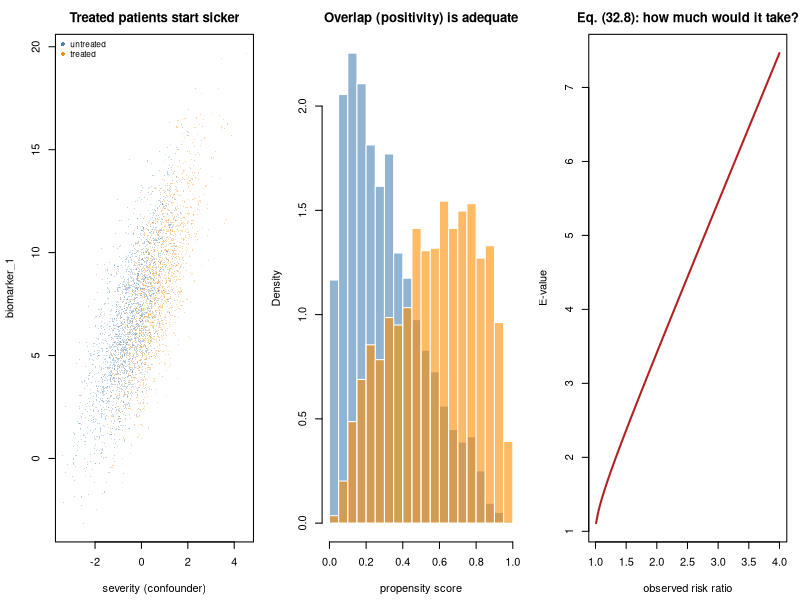

Write R code to recreate this figure.
#' ---
#' title: "Exercise 4 - Answer a causal question from observational data"
#' output: html_document
#' ---
#'
#' **Curriculum link:** `stats.md` -> Topics 11, 15, 32, 34
#' **Core modules used:** 11, 32, 34, 28b
#'
#' ## The brief
#'
#' A registry contains 4,000 patients. Some received drug A; the rest did not.
#' Does drug A improve the biomarker response?
#'
#' You are given `severity`, `biomarker_0`, `age`, `treated`, a
#' post-treatment `toxicity` flag, and the outcome `biomarker_1`.
#'
#' The temptation is to regress the outcome on everything available. Resist
#' it. Which variables you adjust for is a **causal** decision, not a
#' statistical one, and the data cannot make it for you. Adjusting for more
#' variables is not safer - one of the variables above will make your answer
#' *worse*.
#'
#' ## The causal structure
#'
#' ```
#'        severity --------------+
#'           |                   |
#'           v                   v
#'        treated ---------> biomarker_1
#'           |                   ^
#'           v                   |
#'        toxicity <----- frailty (UNMEASURED)
#'
#'        age -> severity        (age also affects the outcome directly)
#'        biomarker_0 -> biomarker_1,  biomarker_0 -> treated
#' ```
#'
#' * `severity` and `biomarker_0` are **confounders** -> adjust.
#' * `toxicity` is a **collider**: treatment and the unmeasured `frailty`
#'   both cause it, and frailty also causes the outcome. Conditioning on it
#'   opens the path `treated -> toxicity <- frailty -> biomarker_1`.

#+ setup, message = FALSE
MODULE_NAME <- "E4_causal_question"
OUT <- file.path(Sys.getenv("STATS_OUT", unset = "results"), MODULE_NAME)
dir.create(OUT, recursive = TRUE, showWarnings = FALSE)
header <- function(txt) cat("\n", strrep("=", 72), "\n", txt, "\n",
                            strrep("=", 72), "\n", sep = "")
TRUE_ATE <- -1.50     # the estimand: average treatment effect on biomarker_1

#' ## The data

#+ data
make_registry <- function(seed = 3, n = 4000, ate = TRUE_ATE, unmeasured = 0) {
  set.seed(seed)
  age <- rnorm(n, 64, 11)
  ## Frailty is NEVER returned. It always affects the outcome and the toxicity
  ## risk; `unmeasured` additionally makes it affect TREATMENT, which is what
  ## turns it into a confounder (Q5).
  frailty <- rnorm(n)
  severity <- 0.045*(age - 64) + rnorm(n) + unmeasured*frailty
  biomarker_0 <- 10 + 1.4*severity + rnorm(n, 0, 1.2)
  ## CONFOUNDING BY INDICATION: sicker patients are more likely to be treated.
  lp_t <- -0.4 + 0.95*severity + 0.22*(biomarker_0 - 10) + unmeasured*frailty
  treated <- rbinom(n, 1, plogis(lp_t))
  biomarker_1 <- 8 + ate*treated + 1.7*severity + 0.55*(biomarker_0 - 10) +
    0.02*(age - 64) + 1.6*frailty + rnorm(n, 0, 1.2)
  ## COLLIDER: a common effect of treatment and frailty.
  toxicity <- rbinom(n, 1, plogis(-1.0 + 2.0*treated + 2.2*frailty))
  data.frame(age, severity, biomarker_0, treated, toxicity, biomarker_1)
}
header("The registry")
reg <- make_registry()
cat(sprintf("  n = %d, treated = %d (%.1f%%)\n", nrow(reg), sum(reg$treated),
            100*mean(reg$treated)))
cat(sprintf("\n  %-16s%12s%12s%12s\n", "variable", "untreated", "treated",
            "std. diff"))
for (v in c("age", "severity", "biomarker_0", "toxicity", "biomarker_1")) {
  a <- reg[[v]][reg$treated == 0]; b <- reg[[v]][reg$treated == 1]
  sd_p <- sqrt((var(a) + var(b))/2)
  cat(sprintf("  %-16s%12.3f%12.3f%12.3f\n", v, mean(a), mean(b),
              (mean(b) - mean(a))/sd_p))
}
cat("\n  A standardised difference above ~0.1 marks an imbalanced covariate.\n")
cat("  The treated patients are SICKER at baseline - that is the whole\n")
cat("  problem, and it is visible before any modelling.\n")

#' ### Q1: The naive answer, and why it has the wrong sign

#+ q1
## ---- YOUR CODE HERE ----------------------------------------------------

## ---- SOLUTION (uncomment to check) -------------------------------------
# naive <- mean(reg$biomarker_1[reg$treated == 1]) -
#          mean(reg$biomarker_1[reg$treated == 0])
# cat(sprintf("  naive difference in means : %+.3f\n", naive))
# cat(sprintf("  true ATE                  : %+.3f\n", TRUE_ATE))
# cat(sprintf("  bias                      : %+.3f\n", naive - TRUE_ATE))
# cat("\n  The naive estimate has the WRONG SIGN. A drug that genuinely lowers\n")
# cat("  the biomarker appears to raise it, because the patients who received\n")
# cat("  it were sicker to begin with.\n")
#
# ## This is confounding by indication, the default state of every
# ## observational treatment comparison in medicine. Sample size does not help:
# ## with n = 4,000 the naive estimate is precisely and confidently wrong.
# ## Precision is not accuracy.

#' ### Q2: Adjust for the confounders, two ways
#'
#' Estimate the ATE by outcome regression and by IPTW (eq. 32.4), then check
#' covariate balance after weighting.

#+ q2
## ---- YOUR CODE HERE ----------------------------------------------------

## ---- SOLUTION (uncomment to check) -------------------------------------
# CONF <- c("severity", "biomarker_0", "age")
# ## (a) Outcome regression: the coefficient on `treated` is the ATE provided
# ##     the model is right and all confounders are in it.
# m_out <- lm(biomarker_1 ~ treated + severity + biomarker_0 + age, reg)
# ate_reg <- coef(m_out)["treated"]
# ## (b) IPTW: model treatment, then weight by 1/P(own treatment). This builds
# ##     a pseudo-population in which treatment is independent of the measured
# ##     confounders.
# ps_model <- glm(treated ~ severity + biomarker_0 + age, binomial, reg)
# ps <- fitted(ps_model)
# ## Stabilised weights: same estimand, much lower variance.
# p_t <- mean(reg$treated)
# w <- ifelse(reg$treated == 1, p_t/ps, (1 - p_t)/(1 - ps))
# wm <- function(x, ww) sum(x*ww)/sum(ww)
# i1 <- reg$treated == 1; i0 <- !i1
# ate_iptw <- wm(reg$biomarker_1[i1], w[i1]) - wm(reg$biomarker_1[i0], w[i0])
# naive <- mean(reg$biomarker_1[i1]) - mean(reg$biomarker_1[i0])
# cat(sprintf("  %-34s%10s%10s\n", "estimator", "ATE", "bias"))
# cat(sprintf("  %-34s%10.3f%10.3f\n", "naive difference", naive, naive - TRUE_ATE))
# cat(sprintf("  %-34s%10.3f%10.3f\n", "outcome regression", ate_reg, ate_reg - TRUE_ATE))
# cat(sprintf("  %-34s%10.3f%10.3f\n", "IPTW (stabilised)", ate_iptw, ate_iptw - TRUE_ATE))
# cat(sprintf("  %-34s%10.3f%10.3f\n", "TRUTH", TRUE_ATE, 0))
# cat(sprintf("\n  %-16s%18s%22s\n", "covariate", "std diff before",
#             "std diff after IPTW"))
# for (v in CONF) {
#   a <- reg[[v]][i0]; b <- reg[[v]][i1]
#   sd_p <- sqrt((var(a) + var(b))/2)
#   cat(sprintf("  %-16s%18.3f%22.3f\n", v, (mean(b) - mean(a))/sd_p,
#               (wm(b, w[i1]) - wm(a, w[i0]))/sd_p))
# }
# cat(sprintf("\n  weight diagnostics: max = %.2f, effective n = %.0f of %d\n",
#             max(w), sum(w)^2/sum(w^2), nrow(reg)))
#
# ## Both estimators recover the truth, because between them they use the SAME
# ## assumption: all confounders are measured and correctly modelled. They are
# ## not independent checks of each other. What IPTW adds is the BALANCE TABLE,
# ## which IS checkable: if the standardised differences do not collapse, your
# ## propensity model is wrong and you know it before looking at the outcome.

#' ### Q3: The collider
#'
#' Add `toxicity` to the outcome regression. It is measured, it is strongly
#' associated with the outcome, and adding it "controls for more". What
#' happens?

#+ q3
## ---- YOUR CODE HERE ----------------------------------------------------

## ---- SOLUTION (uncomment to check) -------------------------------------
# m_coll <- lm(biomarker_1 ~ treated + severity + biomarker_0 + age + toxicity, reg)
# ## Stratifying on the collider is the same mistake in another costume.
# m_strat <- lm(biomarker_1 ~ treated + severity + biomarker_0 + age,
#               subset(reg, toxicity == 0))
# cat(sprintf("  %-46s%10s%10s\n", "model", "ATE", "bias"))
# for (nm in list(c("correct: confounders only", coef(m_out)["treated"]),
#                 c("+ toxicity (a COLLIDER)", coef(m_coll)["treated"]),
#                 c("restricted to toxicity == 0", coef(m_strat)["treated"]),
#                 c("TRUTH", TRUE_ATE)))
#   cat(sprintf("  %-46s%10.3f%10.3f\n", nm[[1]], as.numeric(nm[[2]]),
#               as.numeric(nm[[2]]) - TRUE_ATE))
# cat(sprintf("\n  toxicity is strongly 'significant': p = %.2e,\n",
#             coef(summary(m_coll))["toxicity", "Pr(>|t|)"]))
# cat(sprintf("  and adding it RAISES R^2 from %.3f to %.3f.\n",
#             summary(m_out)$r.squared, summary(m_coll)$r.squared))
#
# ## Every statistical signal says to include toxicity: it is overwhelmingly
# ## significant, it raises R^2, it lowers the residual variance. And it makes
# ## the answer WRONG - here it overstates the benefit by about a third.
# ##
# ## Toxicity is a common effect of treatment and of frailty, and frailty also
# ## causes the outcome. Conditioning on a common effect induces an association
# ## between its causes (eq. 32.2), so the closed path
# ##     treated -> toxicity <- frailty -> biomarker_1
# ## is opened and its bias lands on the treatment coefficient. Restricting to
# ## non-toxic patients does the same damage - slightly worse, in fact - which
# ## is why "we excluded patients who experienced toxicity" is a red flag in a
# ## methods section.
# ##
# ## NOTHING IN THE DATA distinguishes a collider from a confounder. Only the
# ## knowledge that toxicity happened AFTER treatment, and shares a cause with
# ## the outcome, settles it. That is why you draw the DAG before you fit.

#' ### Q4: Doubly robust estimation
#'
#' AIPW (eq. 32.6) is consistent if **either** the outcome model or the
#' propensity model is correct. Demonstrate that by misspecifying each.

#+ q4
## ---- YOUR CODE HERE ----------------------------------------------------

## ---- SOLUTION (uncomment to check) -------------------------------------
# estimators <- function(df, out_formula, ps_formula) {
#   mo <- lm(out_formula, df)
#   mu1 <- predict(mo, transform(df, treated = 1))
#   mu0 <- predict(mo, transform(df, treated = 0))
#   e <- pmin(pmax(fitted(glm(ps_formula, binomial, df)), 0.02), 0.98)
#   a <- df$treated; y <- df$biomarker_1
#   pt <- mean(a)
#   ws <- ifelse(a == 1, pt/e, (1 - pt)/(1 - e))
#   ate_g <- mean(mu1 - mu0)
#   ate_ipw <- sum(y[a == 1]*ws[a == 1])/sum(ws[a == 1]) -
#              sum(y[a == 0]*ws[a == 0])/sum(ws[a == 0])
#   ## AIPW = g-formula estimate + a weighted residual correction.
#   aipw <- mean(a*(y - mu1)/e - (1 - a)*(y - mu0)/(1 - e) + mu1 - mu0)
#   c(g = ate_g, ipw = ate_ipw, aipw = aipw)
# }
# GOOD_OUT <- biomarker_1 ~ treated + severity + biomarker_0 + age
# BAD_OUT  <- biomarker_1 ~ treated                       # omits confounders
# GOOD_PS  <- treated ~ severity + biomarker_0 + age
# BAD_PS   <- treated ~ age                               # omits real drivers
# cat(sprintf("  %-16s%-14s%10s%10s%10s\n", "outcome model", "PS model",
#             "g-form", "IPTW", "AIPW"))
# for (o in list(c("correct", "GOOD_OUT"), c("WRONG", "BAD_OUT")))
#   for (p_ in list(c("correct", "GOOD_PS"), c("WRONG", "BAD_PS"))) {
#     r <- estimators(reg, get(o[2]), get(p_[2]))
#     cat(sprintf("  %-16s%-14s%10.3f%10.3f%10.3f\n", o[1], p_[1],
#                 r["g"], r["ipw"], r["aipw"]))
#   }
# cat(sprintf("  %-30s%10.3f%10.3f%10.3f\n", "TRUTH", TRUE_ATE, TRUE_ATE, TRUE_ATE))
#
# ## Read the AIPW column: it lands near the truth in the first three rows and
# ## fails only when BOTH models are wrong. That is double robustness - two
# ## chances to be right instead of one.
# ##
# ## It is not magic. AIPW does NOT protect against an unmeasured confounder,
# ## because neither model can contain a variable you do not have. It protects
# ## against getting the functional form wrong, not against the wrong variable
# ## list. Q5 is about the other failure.

#' ### Q5: What would it take to explain the result away?

#+ q5
## ---- YOUR CODE HERE ----------------------------------------------------

## ---- SOLUTION (uncomment to check) -------------------------------------
# cat(sprintf("  %-14s%10s%11s%10s%10s\n", "unmeasured", "naive", "adjusted",
#             "AIPW", "bias"))
# for (u in c(0, 0.3, 0.6, 1.0, 1.6)) {
#   r <- make_registry(seed = 3, unmeasured = u)
#   nv <- mean(r$biomarker_1[r$treated == 1]) - mean(r$biomarker_1[r$treated == 0])
#   e <- estimators(r, GOOD_OUT, GOOD_PS)
#   cat(sprintf("  %-14.1f%10.3f%11.3f%10.3f%10.3f\n", u, nv, e["g"], e["aipw"],
#               e["aipw"] - TRUE_ATE))
# }
# cat(sprintf("  %-14s%10s%11.3f%10.3f%10.3f\n", "TRUTH", "", TRUE_ATE, TRUE_ATE, 0))
#
# ## Every method above adjusts only for what it can see. As the unmeasured
# ## frailty strengthens, ALL of them drift together - the doubly robust
# ## estimator no better than the rest. No amount of methodological
# ## sophistication substitutes for measuring the confounder.
# ##
# ## Since you can never rule this out, report how strong the unmeasured
# ## confounding would have to be. For a risk ratio RR the E-value is
# ##     E = RR + sqrt(RR*(RR - 1))                          (eq. 32.8)
# ## the minimum association (with BOTH treatment and outcome) an unmeasured
# ## confounder would need to explain the estimate away.
# for (rr in c(1.2, 1.5, 2.0, 3.0))
#   cat(sprintf("    RR = %.1f  ->  E-value = %.2f\n", rr, rr + sqrt(rr*(rr - 1))))
# cat("\n  An E-value of 1.7 means a confounder would need ~1.7-fold\n")
# cat("  associations with both treatment and outcome - plausible, so the\n")
# cat("  finding is fragile. An E-value of 5 would be hard to dismiss.\n")

#' ## Debrief

#+ debrief
header("The generative truth")
cat(sprintf("  TRUE average treatment effect = %+.2f on biomarker_1.\n\n", TRUE_ATE))
cat("  Variable roles - the only thing that matters, and the only thing the
  data cannot tell you:

    severity      CONFOUNDER  causes treatment and outcome    -> ADJUST
    biomarker_0   CONFOUNDER  causes treatment and outcome    -> ADJUST
    age           CONFOUNDER  via severity, plus direct       -> ADJUST
    toxicity      COLLIDER    caused by treatment AND frailty -> DO NOT ADJUST
    frailty       UNMEASURED  causes the outcome and toxicity -> cannot adjust
                              (and, in Q5, treatment too -> then a confounder)

  The four lessons, in order of how often they are violated:

    1. The naive comparison had the WRONG SIGN. Confounding by indication is
       the default, not the exception.
    2. Adjusting for MORE variables is not safer. Adding the collider made a
       correct analysis wrong, while improving every fit statistic.
    3. Doubly robust estimation gives two chances at the functional form. It
       gives no protection against a variable you did not measure.
    4. Because you can never prove there is no unmeasured confounding,
       quantify how much would be needed. That is what an E-value is for.

  Which variables to adjust for is decided by the DAG - by what you know
  about how the data were generated - and never by stepwise selection, by
  p-values, or by which model fits best.\n")

png(file.path(OUT, "causal_question.png"), width = 1200, height = 420, res = 110)
par(mfrow = c(1, 3), mar = c(4.4, 4.2, 2.6, 1))
plot(reg$severity, reg$biomarker_1, pch = 16, cex = 0.25,
     col = adjustcolor(c("steelblue", "darkorange")[reg$treated + 1], 0.35),
     xlab = "severity (confounder)", ylab = "biomarker_1",
     main = "Treated patients start sicker")
legend("topleft", c("untreated", "treated"), col = c("steelblue", "darkorange"),
       pch = 16, bty = "n", cex = 0.75)
ps <- fitted(glm(treated ~ severity + biomarker_0 + age, binomial, reg))
h0 <- hist(ps[reg$treated == 0], breaks = 30, plot = FALSE)
h1 <- hist(ps[reg$treated == 1], breaks = 30, plot = FALSE)
plot(h0, col = adjustcolor("steelblue", 0.6), border = "white", freq = FALSE,
     xlab = "propensity score", main = "Overlap (positivity) is adequate",
     ylim = c(0, max(h0$density, h1$density)))
plot(h1, col = adjustcolor("darkorange", 0.6), border = "white", freq = FALSE,
     add = TRUE)
rr <- seq(1.01, 4, length.out = 100)
plot(rr, rr + sqrt(rr*(rr - 1)), type = "l", lwd = 2, col = "firebrick",
     xlab = "observed risk ratio", ylab = "E-value",
     main = "Eq. (32.8): how much would it take?")
invisible(dev.off())
cat("Figure written to", file.path(OUT, "causal_question.png"), "\n")

#' ## What to take away
#'
#' 1. Draw the DAG **before** fitting. Adjustment sets come from the DAG.
#' 2. Confounding by indication routinely flips the sign.
#' 3. A collider is statistically indistinguishable from a confounder.
#' 4. Never adjust for anything measured **after** treatment.
#' 5. Doubly robust is not robust to unmeasured confounding.
#' 6. Report an E-value with every observational estimate.
#'
#' **This is the final exercise.** Return to `stats.md` for the theory, or to
#' `statsR/bioinformatics/` to apply it.
